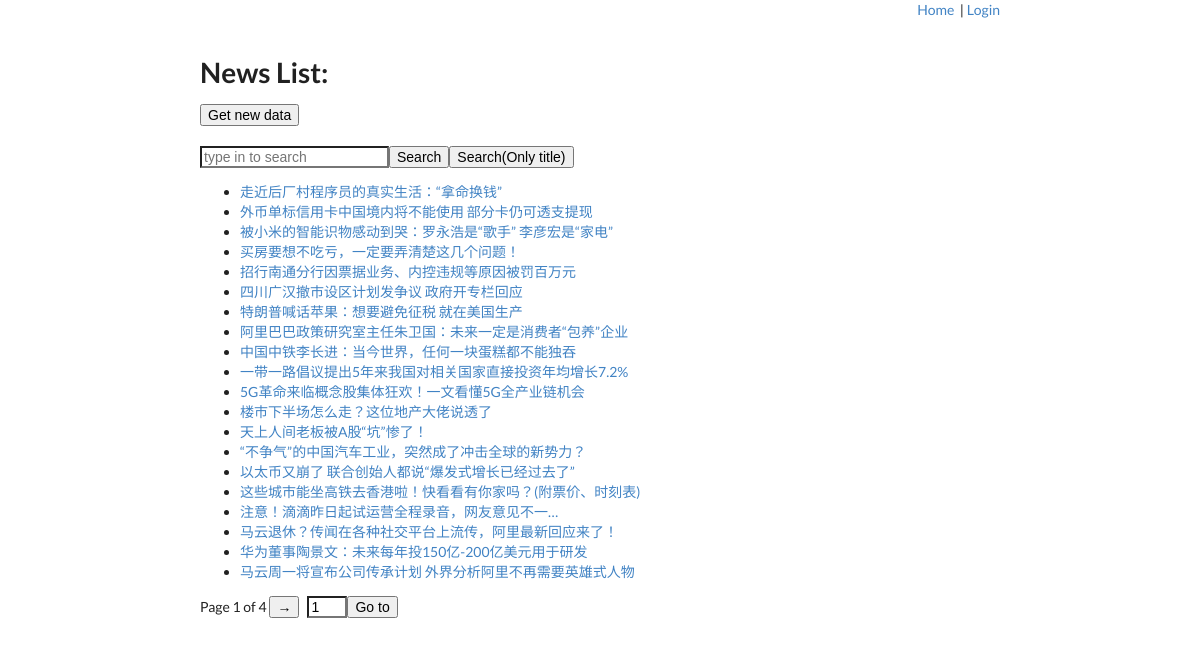
Screenshot of /news/1 with the database file from the repository.
### news/models.py (models this page shows)
class News(models.Model):
    id = models.IntegerField(primary_key=True)
    title = models.TextField()
    content = models.TextField()
    url = models.URLField()
    deleted = models.BooleanField(default=False)

### news/views.py (the view)
# urls.py: path('news/', views.news, name='news'),
def news(request, id=-1):
    if id <= 0 or not isinstance(id, int):
        return HttpResponseRedirect('/news/1')
    news = get_show_news()
    pagesize = 20
    pages = (len(news) + pagesize - 1) // pagesize
    if id > pages and pages > 0:
        return HttpResponseRedirect('/news/' + str(pages))
    news = news[(id - 1) * pagesize:id * pagesize]
    return render(request, 'news.html', render_params(request, news=news, haspre=id>1, hasnext=id<pages,
                                                        nowid=id, preid=id-1, nextid=id+1, total=pages))

### news/views.py (called while the page is built)
def get_show_news():
    news = News.objects.filter(deleted=False)
    news = list(news)
    news.sort(key=lambda x: x.id)
    return news

def check_loggedini(request):
    sess = request.session.get('sess', None)
    if sess and User.objects.filter(sess=sess):
        return True
    else:
        return False

def render_params(request, **kwargs):
    ans = {'loggedin': check_loggedini(request)}
    for t in kwargs:
        ans[t] = kwargs[t]
    return ans

### templates/news.html (shortened to what this page needs)
{% extends "base.html" %}
{% block body %}
<h1>News List:</h1>
    <a href="/getnew/"><button>Get new data</button></a><br><br>
    <input type="text" placeholder="type in to search" id="input_query"><button onclick="doquery()">Search</button><button onclick="doquery_title()">Search(Only title)</button>
<ul>
    {% for s in news %}
        <li><a href="/news_content/{{ s.id }}">{{ s.title }}</a></li>
    {% endfor %}
</ul>
    Page {{ nowid }} of {{ total }}
    {% if hasnext %}
        <a href="/news/{{ nextid }}"><button>→</button></a>
    {% endif %}
    &nbsp;&nbsp;<input type="text" value="{{ nowid }}" id='tarpage' style="max-width: 40px"><button onclick="gotopage()">Go to</button>
{% endblock %}

### rows the page displays
News: title "走近后厂村程序员的真实生活：“拿命换钱”"
News: title "外币单标信用卡中国境内将不能使用 部分卡仍可透支提现"
News: title "被小米的智能识物感动到哭：罗永浩是“歌手” 李彦宏是“家电”"
News: title "买房要想不吃亏，一定要弄清楚这几个问题！"
News: title "招行南通分行因票据业务、内控违规等原因被罚百万元"
News: title "四川广汉撤市设区计划发争议 政府开专栏回应"
News: title "特朗普喊话苹果：想要避免征税 就在美国生产"
News: title "阿里巴巴政策研究室主任朱卫国：未来一定是消费者“包养”企业"
News: title "中国中铁李长进：当今世界，任何一块蛋糕都不能独吞"
News: title "一带一路倡议提出5年来我国对相关国家直接投资年均增长7.2%"
News: title "5G革命来临概念股集体狂欢！一文看懂5G全产业链机会"
News: title "楼市下半场怎么走？这位地产大佬说透了"
News: title "天上人间老板被A股“坑”惨了！"
News: title "“不争气”的中国汽车工业，突然成了冲击全球的新势力？"
News: title "以太币又崩了 联合创始人都说“爆发式增长已经过去了”"
News: title "这些城市能坐高铁去香港啦！快看看有你家吗？(附票价、时刻表)"
News: title "注意！滴滴昨日起试运营全程录音，网友意见不一…"
News: title "马云退休？传闻在各种社交平台上流传，阿里最新回应来了！"
News: title "华为董事陶景文：未来每年投150亿-200亿美元用于研发"
News: title "马云周一将宣布公司传承计划 外界分析阿里不再需要英雄式人物"

### other values shown
{{ nowid }} "1"
{{ total }} "4"
